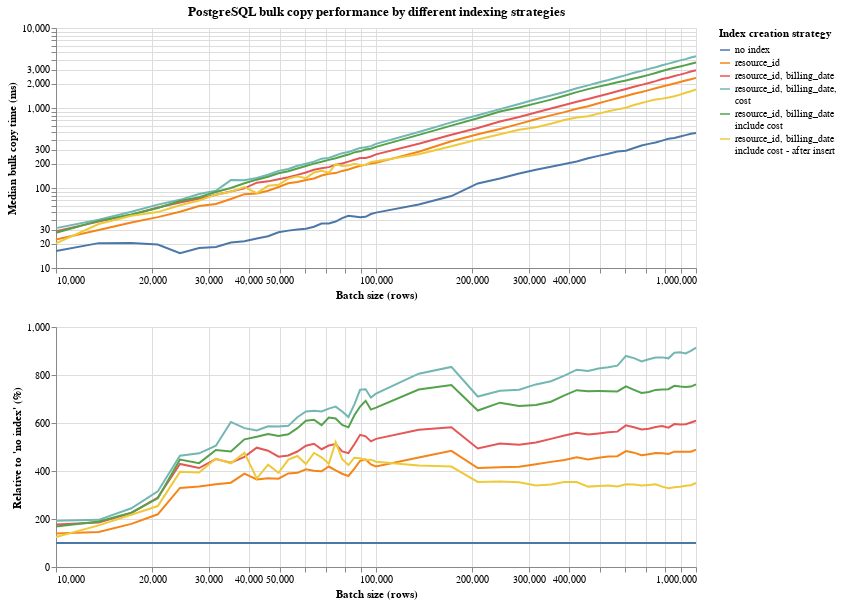

Notebook code for this chart:
### Code cell
import pandas as pd
import altair as alt

alt.theme.enable("latimes")

df = pd.read_csv(
    "Benchmark.BulkCopyBenchmarks-report.csv",
    delimiter=",",
)


def clean_data(df):
    # Clean numeric fields from strings like "49.51 ms"
    df["Median"] = df["Median"].str.replace(" ms", "", case=False, regex=False)
    df["Median"] = df["Median"].str.replace(",", "", case=False, regex=False)
    df = df.astype({"Median": "float64"})

    # Map labels
    mapping = {
        "NoIndex": "no index",
        "Res": "resource_id",
        "Res_BillDate": "resource_id, billing_date",
        "Res_BillDate_Cst": ["resource_id, billing_date,", "cost"],
        "Res_BillDate_Inc_Cst": ["resource_id, billing_date", "include cost"],
        "After": ["resource_id, billing_date", "include cost - after insert"],
    }
    df["index_label"] = df["IndexCreation"].map(mapping).fillna(df["IndexCreation"])

    return df


df_clean = clean_data(df.copy())

# Main chart: Execution time
main_plot = (
    alt.Chart(df_clean)
    .mark_line()
    .encode(
        y=alt.Y("Median", sort="x")
        .scale(type="log")
        .title("Median bulk copy time (ms)"),
        x=alt.X("BatchSize").scale(type="log").title("Batch size (rows)"),
        color=alt.Color(
            "index_label",
            title="Index creation strategy",
            scale=alt.Scale(scheme="tableau10"),
        ),
    )
    .properties(
        title="PostgreSQL bulk copy performance by different indexing strategies",
        height=240,
        width=640,
    )
)

# Relative chart: Relative to no index (%)
baseline = df_clean[df_clean["index_label"] == "no index"][["BatchSize", "Median"]].set_index("BatchSize")
df_clean["relative"] = df_clean.apply(
    lambda row: (row["Median"] / baseline.loc[row["BatchSize"], "Median"] * 100)
    if row["BatchSize"] in baseline.index else None,
    axis=1
)

relative_plot = (
    alt.Chart(df_clean)
    .mark_line()
    .encode(
        y=alt.Y("relative").title("Relative to 'no index' (%)"),
        x=alt.X("BatchSize").scale(type="log").title("Batch size (rows)"),
        color=alt.Color(
            "index_label",
            title="Index creation strategy",
            scale=alt.Scale(scheme="tableau10"),
        ),
    )
    .properties(
        height=240,
        width=640,
    )
)

# Combine plots vertically
combined = main_plot & relative_plot

# Render and save
combined.show()
combined.save("results.png", scale_factor=2)

### Figure 1 — Vega-Lite specification as saved in the notebook (floating-point values rounded to 4 significant figures; data arrays with more than 128 entries replaced by an {"elided": "..."} marker saying what was removed)
{"usermeta": {"embedOptions": {"theme": "latimes"}}, "config": {"view": {"continuousWidth": 300, "continuousHeight": 300}}, "vconcat": [{"mark": {"type": "line"}, "encoding": {"color": {"field": "index_label", "scale": {"scheme": "tableau10"}, "title": "Index creation strategy", "type": "nominal"}, "x": {"field": "BatchSize", "scale": {"type": "log"}, "title": "Batch size (rows)", "type": "quantitative"}, "y": {"field": "Median", "scale": {"type": "log"}, "sort": "x", "title": "Median bulk copy time (ms)", "type": "quantitative"}}, "height": 240, "title": "PostgreSQL bulk copy performance by different indexing strategies", "width": 640}, {"mark": {"type": "line"}, "encoding": {"color": {"field": "index_label", "scale": {"scheme": "tableau10"}, "title": "Index creation strategy", "type": "nominal"}, "x": {"field": "BatchSize", "scale": {"type": "log"}, "title": "Batch size (rows)", "type": "quantitative"}, "y": {"field": "relative", "title": "Relative to 'no index' (%)", "type": "quantitative"}}, "height": 240, "width": 640}], "data": {"name": "data-e48cfbf68201fa4f637affa5ac6eed6c"}, "$schema": "https://vega.github.io/schema/vega-lite/v5.20.1.json", "datasets": {"data-e48cfbf68201fa4f637affa5ac6eed6c": {"elided": "306 records"}}}
